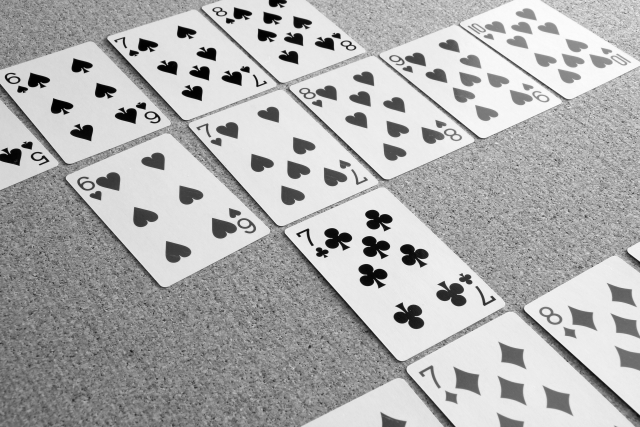
#> input picture app_admin/cards.png, 640 x 427 px
$ python projection.py
#> lines starting #> are read from the running program, lines starting #| are printed output that depends on the picture
import numpy as np
import cv2


def l1_distance(a, b):
    return ((a[0] - b[0])**2 + (a[1] - b[1])**2)**(1/2)


def projection(img, pt_lu, pt_ru, pt_ld, pt_rd, window_height, window_width):
    """
    投影変換
    """
    points_before_projection = np.float32(
        [pt_lu, pt_ru, pt_ld, pt_rd])
    points_after_projection = np.float32([[0.0, 0.0], [window_width, 0.0], [
        0.0, window_height], [window_width, window_height]])
    projection_matrix = cv2.getPerspectiveTransform(
        points_before_projection, points_after_projection)
    dst = cv2.warpPerspective(img, projection_matrix,
                              (window_width, window_height))
    return dst


img = cv2.imread("./cards.png")
#> img is the input picture: shape (427, 640, 3); min 0, max 253, mean 175.9
print(img.shape)
#| (427, 640, 3)
cv2.imshow("img", img)


#　対応する頂点は固定
pt_lu = np.float32([190, 125])
pt_ru = np.float32([282, 91])
pt_ld = np.float32([278, 224])
pt_rd = np.float32([378, 182])


window_width = 400
window_height = int(window_width *
                    l1_distance(pt_lu, pt_ld) / l1_distance(pt_lu, pt_ru))


projection_img = projection(
    img, pt_lu, pt_ru, pt_ld, pt_rd, window_height, window_width)
#> in projection, `dst = cv2.warpPerspective(img, projection_matrix, (window_width, windo..`:
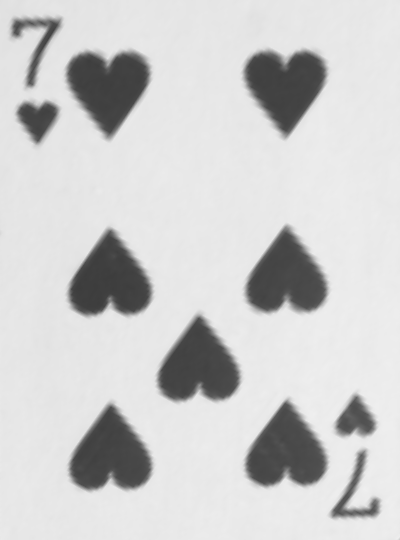
#> dst: shape (540, 400, 3); min 60, max 239, mean 205.2
cv2.imshow("projection img", projection_img)
cv2.waitKey()
